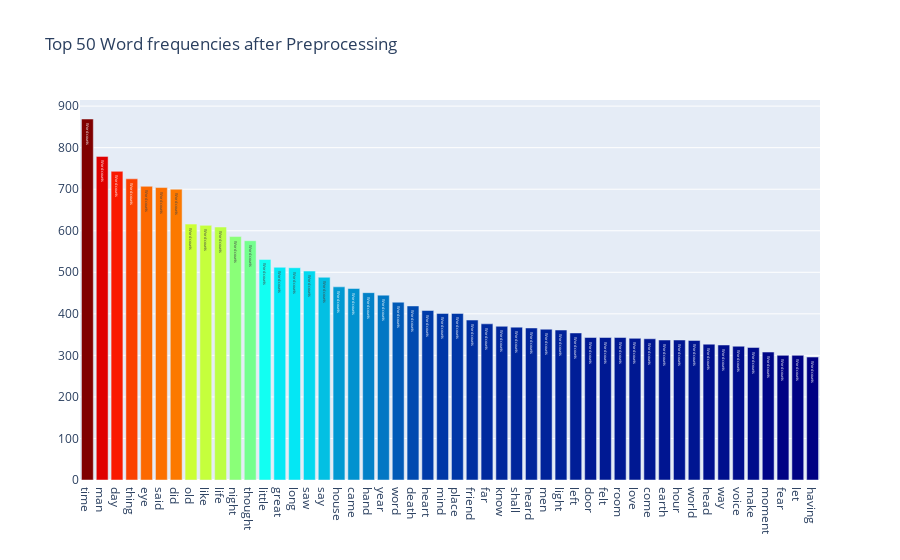
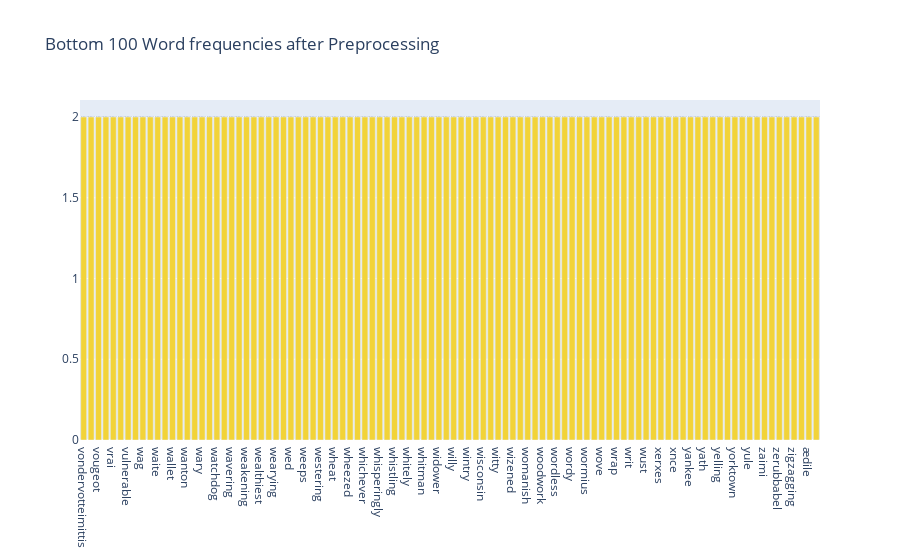

The cell these charts' notebook holds for them, in order:
### Code cell
feature_names = tf_vectorizer.get_feature_names()
count_vec = np.asarray(tf.sum(axis=0)).ravel()
zipped = list(zip(feature_names, count_vec))
x, y = (list(x) for x in zip(*sorted(zipped, key=lambda x: x[1], reverse=True)))
# Now I want to extract out on the top 15 and bottom 15 words
Y = np.concatenate([y[0:15], y[-16:-1]])
X = np.concatenate([x[0:15], x[-16:-1]])
data = [go.Bar(
            x = x[0:50],
            y = y[0:50],
            marker= dict(colorscale='Jet',
                         color = y[0:50]
                        ),
            text='Word counts'
    )]

layout = go.Layout(
    title='Top 50 Word frequencies after Preprocessing'
)
fig = go.Figure(data=data, layout=layout)

py.iplot(fig, filename='basic-bar')

# Plotting the Plot.ly plot for the Top 50 word frequencies
data = [go.Bar(
            x = x[-100:],
            y = y[-100:],
            marker= dict(colorscale='Portland',
                         color = y[-100:]
                        ),
            text='Word counts'
    )]
layout = go.Layout(
    title='Bottom 100 Word frequencies after Preprocessing'
)

fig = go.Figure(data=data, layout=layout)

py.iplot(fig, filename='basic-bar')

### Figure 1 — Plotly figure (JSON) as saved in the notebook; plotly's stock layout.template omitted (floating-point values rounded to 4 significant figures)
{"data": [{"marker": {"color": [869, 779, 743, 725, 707, 704, 700, 616, 613, 609, 586, 576, 531, 512, 511, 503, 488, 465, 461, 451, 445, 428, 419, 408, 401, 401, 385, 376, 370, 368, 366, 363, 361, 354, 343, 343, 343, 341, 340, 337, 337, 336, 327, 325, 322, 319, 308, 300, 300, 296], "colorscale": [[0, "rgb(0,0,131)"], [0.2, "rgb(0,60,170)"], [0.4, "rgb(5,255,255)"], [0.6, "rgb(255,255,0)"], [0.8, "rgb(250,0,0)"], [1, "rgb(128,0,0)"]]}, "text": "Word counts", "type": "bar", "x": ["time", "man", "day", "thing", "eye", "said", "did", "old", "like", "life", "night", "thought", "little", "great", "long", "saw", "say", "house", "came", "hand", "year", "word", "death", "heart", "mind", "place", "friend", "far", "know", "shall", "heard", "men", "light", "left", "door", "felt", "room", "love", "come", "earth", "hour", "world", "head", "way", "voice", "make", "moment", "fear", "let", "having"], "y": [869, 779, 743, 725, 707, 704, 700, 616, 613, 609, 586, 576, 531, 512, 511, 503, 488, 465, 461, 451, 445, 428, 419, 408, 401, 401, 385, 376, 370, 368, 366, 363, 361, 354, 343, 343, 343, 341, 340, 337, 337, 336, 327, 325, 322, 319, 308, 300, 300, 296]}], "layout": {"title": {"text": "Top 50 Word frequencies after Preprocessing"}}}

### Figure 2 — Plotly figure (JSON) as saved in the notebook; plotly's stock layout.template omitted (floating-point values rounded to 4 significant figures)
{"data": [{"marker": {"color": [2, 2, 2, 2, 2, 2, 2, 2, 2, 2, 2, 2, 2, 2, 2, 2, 2, 2, 2, 2, 2, 2, 2, 2, 2, 2, 2, 2, 2, 2, 2, 2, 2, 2, 2, 2, 2, 2, 2, 2, 2, 2, 2, 2, 2, 2, 2, 2, 2, 2, 2, 2, 2, 2, 2, 2, 2, 2, 2, 2, 2, 2, 2, 2, 2, 2, 2, 2, 2, 2, 2, 2, 2, 2, 2, 2, 2, 2, 2, 2, 2, 2, 2, 2, 2, 2, 2, 2, 2, 2, 2, 2, 2, 2, 2, 2, 2, 2, 2, 2], "colorscale": [[0, "rgb(12,51,131)"], [0.25, "rgb(10,136,186)"], [0.5, "rgb(242,211,56)"], [0.75, "rgb(242,143,56)"], [1, "rgb(217,30,30)"]]}, "text": "Word counts", "type": "bar", "x": ["vondervotteimittis", "votary", "vougeot", "vowel", "vrai", "vulgarly", "vulnerable", "waddle", "wag", "wainscot", "waite", "wale", "wallet", "wane", "wanton", "warn", "wary", "wast", "watchdog", "waver", "wavering", "waylayings", "weakening", "wealthier", "wealthiest", "wearily", "wearying", "webbed", "wed", "weekly", "weeps", "well", "westering", "westmorland", "wheat", "wheeled", "wheezed", "whereof", "whichever", "whir", "whisperingly", "whistle", "whistling", "whit", "whitely", "whitened", "whitman", "wholesale", "widower", "wield", "willy", "windward", "wintry", "wiping", "wisconsin", "wither", "witty", "wizardry", "wizened", "wolejko", "womanish", "womb", "woodwork", "woolwich", "wordless", "wordsworth", "wordy", "worker", "wormius", "wouldst", "wove", "wraith", "wrap", "wrestled", "writ", "wudn", "wust", "xari", "xerxes", "xii", "xnce", "xwl", "yankee", "yarn", "yath", "yea", "yelling", "yoke", "yorktown", "youngish", "yule", "yuletide", "zaimi", "zar", "zerubbabel", "zigzag", "zigzagging", "zodiacal", "ædile", "æronaut"], "y": [2, 2, 2, 2, 2, 2, 2, 2, 2, 2, 2, 2, 2, 2, 2, 2, 2, 2, 2, 2, 2, 2, 2, 2, 2, 2, 2, 2, 2, 2, 2, 2, 2, 2, 2, 2, 2, 2, 2, 2, 2, 2, 2, 2, 2, 2, 2, 2, 2, 2, 2, 2, 2, 2, 2, 2, 2, 2, 2, 2, 2, 2, 2, 2, 2, 2, 2, 2, 2, 2, 2, 2, 2, 2, 2, 2, 2, 2, 2, 2, 2, 2, 2, 2, 2, 2, 2, 2, 2, 2, 2, 2, 2, 2, 2, 2, 2, 2, 2, 2]}], "layout": {"title": {"text": "Bottom 100 Word frequencies after Preprocessing"}}}
